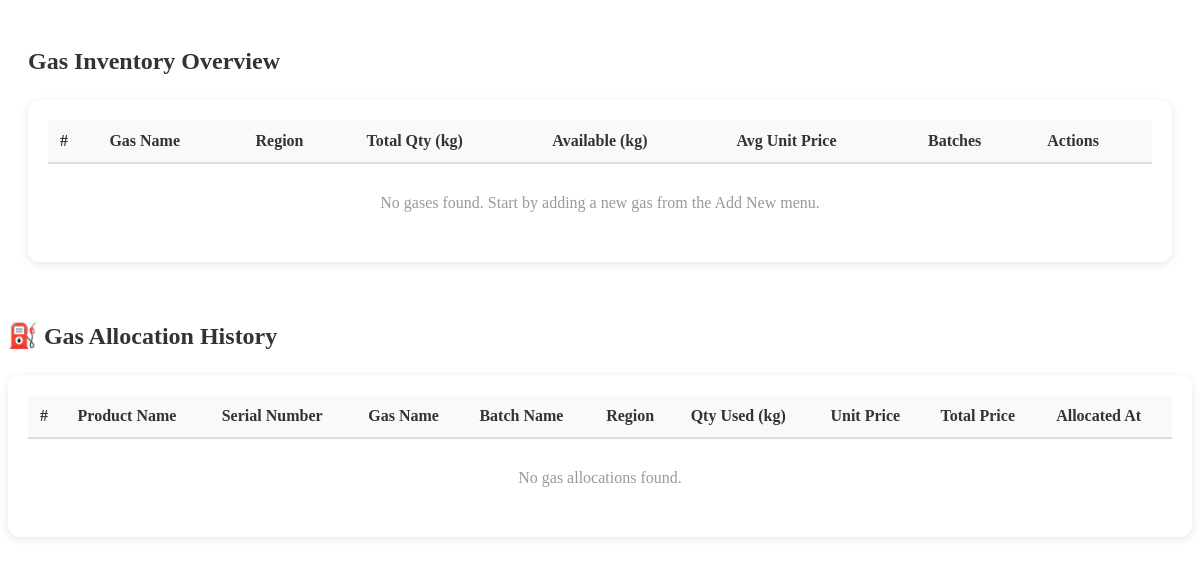
/content/gases.php, run on an earlier commit of the app's database.
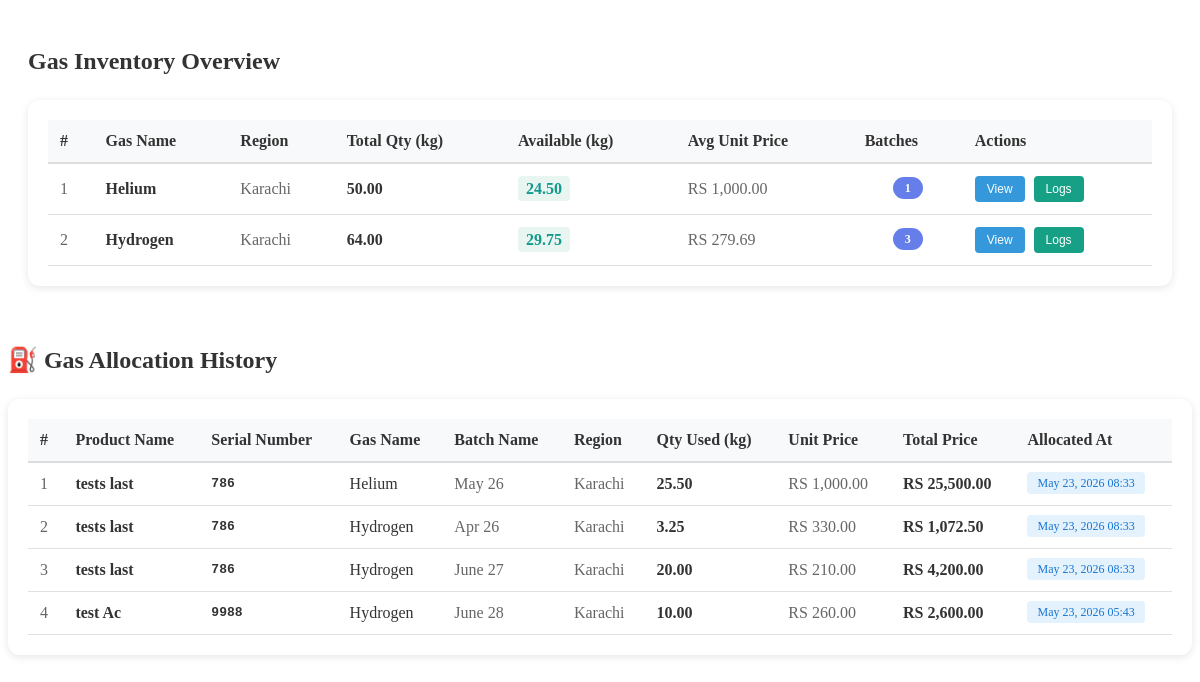
And on a later commit of the database.
### tables this page shows
CREATE TABLE `gas_master` (
  `gas_id` int(11) NOT NULL,
  `gas_name` varchar(255) NOT NULL,
  `batch_id` int(11) NOT NULL,
  `quantity` decimal(10,2) NOT NULL,
  `unit_price` decimal(10,2) NOT NULL,
  `total_price` decimal(10,2) GENERATED ALWAYS AS (`quantity` * `unit_price`) STORED,
  `createdAt` timestamp NOT NULL DEFAULT current_timestamp(),
  `updatedAt` timestamp NOT NULL DEFAULT current_timestamp() ON UPDATE current_timestamp()
);

CREATE TABLE `gas_logs` (
  `gas_log_id` int(11) NOT NULL,
  `product_id` int(11) NOT NULL,
  `serial_number` varchar(255) DEFAULT NULL,
  `gas_id` int(11) NOT NULL,
  `batch_id` int(11) NOT NULL,
  `quantity_used` decimal(10,2) NOT NULL,
  `unit_price` decimal(10,2) NOT NULL,
  `total_price` decimal(15,2) NOT NULL,
  `created_at` timestamp NOT NULL DEFAULT current_timestamp()
);

CREATE TABLE `products` (
  `productID` int(11) NOT NULL,
  `productName` varchar(255) NOT NULL,
  `categoryID` int(11) NOT NULL,
  `brandID` int(11) NOT NULL,
  `colorID` int(11) NOT NULL,
  `modelID` int(11) NOT NULL,
  `sizeID` int(11) NOT NULL,
  `quantity` int(11) NOT NULL DEFAULT 0,
  `available` int(11) NOT NULL,
  `cost` int(11) NOT NULL,
  `regionID` int(11) NOT NULL DEFAULT 1,
  `batchNumber` varchar(100) NOT NULL,
  `description` text DEFAULT NULL,
  `createdAt` datetime NOT NULL DEFAULT current_timestamp(),
  `updatedAt` datetime NOT NULL DEFAULT current_timestamp() ON UPDATE current_timestamp()
);

CREATE TABLE `gas_batch_details` (
  `batch_id` int(11) NOT NULL,
  `gas_id` int(11) DEFAULT NULL,
  `batchName` varchar(255) NOT NULL,
  `regionID` int(11) DEFAULT 4,
  `quantity` decimal(10,2) DEFAULT 0.00,
  `available` decimal(10,2) DEFAULT 0.00,
  `unit_price` decimal(10,2) DEFAULT 0.00,
  `total_price` decimal(10,2) DEFAULT 0.00,
  `createdAt` timestamp NOT NULL DEFAULT current_timestamp(),
  `updatedAt` timestamp NOT NULL DEFAULT current_timestamp() ON UPDATE current_timestamp()
);

CREATE TABLE `regions` (
  `regionID` int(11) NOT NULL,
  `regionName` varchar(255) NOT NULL,
  `createdAt` timestamp NOT NULL DEFAULT current_timestamp()
);

### content/gases.php (the view, shortened to what this page needs)
<?php
require __DIR__ . '/../db.php';
$gases = [];
$result = $conn->query("
    SELECT
        gm.gas_id,
        gm.gas_name,
        gm.quantity as total_quantity,
        gm.unit_price as avg_unit_price,
        COALESCE(SUM(gbd.available), 0) as total_available,
        COUNT(gbd.batch_id) as batch_count,
        (SELECT regionID FROM gas_batch_details WHERE gas_id = gm.gas_id LIMIT 1) as regionID,
        (SELECT r.regionName FROM gas_batch_details gbd2
         LEFT JOIN regions r ON gbd2.regionID = r.regionID
         WHERE gbd2.gas_id = gm.gas_id LIMIT 1) as regionName
    FROM gas_master gm
    LEFT JOIN gas_batch_details gbd ON gm.gas_id = gbd.gas_id
    GROUP BY gm.gas_id
    ORDER BY gm.gas_id DESC
");
if ($result) {
    $counter = 1;
    while ($row = $result->fetch_assoc()) {
        $row['serial'] = $counter++;
        $gases[] = $row;
    }
}
$gasLogs = [];
$logsResult = $conn->query("
    SELECT
        gl.gas_log_id,
        gl.product_id,
        gl.serial_number,
        p.productName as product_name,
        gm.gas_name,
        gbd.batchName,
        r.regionName,
        gl.quantity_used,
        gl.unit_price,
        gl.total_price,
        gl.created_at
    FROM gas_logs gl
    LEFT JOIN products p ON gl.product_id = p.productID
    LEFT JOIN models m ON p.modelID = m.modelID
    LEFT JOIN gas_master gm ON gl.gas_id = gm.gas_id
    LEFT JOIN gas_batch_details gbd ON gl.batch_id = gbd.batch_id
    LEFT JOIN regions r ON gbd.regionID = r.regionID
    ORDER BY gl.created_at DESC
");
if ($logsResult) {
    $counter = 1;
    while ($row = $logsResult->fetch_assoc()) {
        $row['serial'] = $counter++;
        $gasLogs[] = $row;
    }
}
?>
<div class="gases-section">
    <h2 style="margin-bottom: 25px; color: #333; font-size: 24px; font-weight: 600;">Gas Inventory Overview</h2>
    <div class="gases-table" style="background: white; padding: 20px; border-radius: 12px; box-shadow: 0 2px 8px rgba(0, 0, 0, 0.1);">
        <div class="table-responsive">
            <table class="table" style="width: 100%; border-collapse: collapse;">
                <thead>
                    <tr style="background: #f8f9fa; border-bottom: 2px solid #ddd;">
                        <th style="padding: 12px; text-align: left; font-weight: 600; color: #333;">#</th>
                        <th style="padding: 12px; text-align: left; font-weight: 600; color: #333;">Gas Name</th>
                        <th style="padding: 12px; text-align: left; font-weight: 600; color: #333;">Region</th>
                        <th style="padding: 12px; text-align: left; font-weight: 600; color: #333;">Total Qty (kg)</th>
                        <th style="padding: 12px; text-align: left; font-weight: 600; color: #333;">Available (kg)</th>
                        <th style="padding: 12px; text-align: left; font-weight: 600; color: #333;">Avg Unit Price</th>
                        <th style="padding: 12px; text-align: left; font-weight: 600; color: #333;">Batches</th>
                        <th style="padding: 12px; text-align: left; font-weight: 600; color: #333;">Actions</th>
                    </tr>
                </thead>
                <tbody>
                    <?php foreach ($gases as $gas): ?>
                    <tr style="border-bottom: 1px solid #e0e0e0; transition: background-color 0.2s ease;">
                        <td style="padding: 12px; color: #666;"><?php echo $gas['serial']; ?></td>
                        <td style="padding: 12px;"><strong style="color: #333;"><?php echo htmlspecialchars($gas['gas_name']); ?></strong></td>
                        <td style="padding: 12px; color: #666;"><?php echo htmlspecialchars($gas['regionName'] ?: 'N/A'); ?></td>
                        <td style="padding: 12px; color: #333; font-weight: 600;"><?php echo number_format($gas['total_quantity'], 2); ?></td>
                        <td style="padding: 12px;">
                            <span style="color: #11998e; font-weight: 600; background: #e8f5f0; padding: 4px 8px; border-radius: 4px;">
                                <?php echo number_format($gas['total_available'], 2); ?>
                            </span>
                        </td>
                        <td style="padding: 12px; color: #666;">RS <?php echo number_format($gas['avg_unit_price'], 2); ?></td>
                        <td style="padding: 12px; text-align: center;">
                            <span style="background: #667eea; color: white; padding: 4px 12px; border-radius: 12px; font-size: 12px; font-weight: 600;">
                                <?php echo $gas['batch_count']; ?>
                            </span>
                        </td>
                        <td style="padding: 12px;">
                            <button class="btn btn-sm btn-info" onclick="viewGasDetail(<?php echo htmlspecialchars(json_encode($gas)); ?>)" style="padding: 6px 12px; font-size: 12px; background: #3498db; color: white; border: none; border-radius: 4px; cursor: pointer; margin-right: 5px;">View</button>
                            <button class="btn btn-sm btn-logs" onclick="viewGasLogs(<?php echo $gas['gas_id']; ?>)" style="padding: 6px 12px; font-size: 12px; background: #16a085; color: white; border: none; border-radius: 4px; cursor: pointer;">Logs</button>
                        </td>
                    </tr>
                    <?php endforeach; ?>
                    <?php if (empty($gases)): ?>
                    <tr>
                        <td colspan="8" style="text-align: center; padding: 30px; color: #999;">No gases found. Start by adding a new gas from the Add New menu.</td>
                    </tr>
                    <?php endif; ?>
                </tbody>
            </table>
        </div>
    </div>
</div>
<div class="gas-logs-section" style="margin-top: 40px;">
    <h2 style="margin-bottom: 25px; color: #333; font-size: 24px; font-weight: 600;">⛽ Gas Allocation History</h2>
    <div class="gas-logs-table" style="background: white; padding: 20px; border-radius: 12px; box-shadow: 0 2px 8px rgba(0, 0, 0, 0.1);">
        <div class="table-responsive">
            <table class="table" style="width: 100%; border-collapse: collapse;">
                <thead>
                    <tr style="background: #f8f9fa; border-bottom: 2px solid #ddd;">
                        <th style="padding: 12px; text-align: left; font-weight: 600; color: #333;">#</th>
                        <th style="padding: 12px; text-align: left; font-weight: 600; color: #333;">Product Name</th>
                        <th style="padding: 12px; text-align: left; font-weight: 600; color: #333;">Serial Number</th>
                        <th style="padding: 12px; text-align: left; font-weight: 600; color: #333;">Gas Name</th>
                        <th style="padding: 12px; text-align: left; font-weight: 600; color: #333;">Batch Name</th>
                        <th style="padding: 12px; text-align: left; font-weight: 600; color: #333;">Region</th>
                        <th style="padding: 12px; text-align: left; font-weight: 600; color: #333;">Qty Used (kg)</th>
                        <th style="padding: 12px; text-align: left; font-weight: 600; color: #333;">Unit Price</th>
                        <th style="padding: 12px; text-align: left; font-weight: 600; color: #333;">Total Price</th>
                        <th style="padding: 12px; text-align: left; font-weight: 600; color: #333;">Allocated At</th>
                    </tr>
                </thead>
                <tbody>
                    <?php foreach ($gasLogs as $log): ?>
                    <tr style="border-bottom: 1px solid #e0e0e0; transition: background-color 0.2s ease;">
                        <td style="padding: 12px; color: #666;"><?php echo $log['serial']; ?></td>
                        <td style="padding: 12px;"><strong style="color: #333;"><?php echo htmlspecialchars($log['product_name'] ?: 'N/A'); ?></strong></td>
                        <td style="padding: 12px;"><strong style="color: #333; font-family: monospace;"><?php echo htmlspecialchars($log['serial_number']); ?></strong></td>
                        <td style="padding: 12px; color: #333;"><?php echo htmlspecialchars($log['gas_name']); ?></td>
                        <td style="padding: 12px; color: #666;"><?php echo htmlspecialchars($log['batchName'] ?: 'N/A'); ?></td>
                        <td style="padding: 12px; color: #666;"><?php echo htmlspecialchars($log['regionName'] ?: 'N/A'); ?></td>
                        <td style="padding: 12px; color: #333; font-weight: 600;"><?php echo number_format($log['quantity_used'], 2); ?></td>
                        <td style="padding: 12px; color: #666;">RS <?php echo number_format($log['unit_price'], 2); ?></td>
                        <td style="padding: 12px; color: #333; font-weight: 600;">RS <?php echo number_format($log['total_price'], 2); ?></td>
                        <td style="padding: 12px; color: #666; font-size: 12px;">
                            <span style="background: #e3f2fd; color: #1976d2; padding: 4px 10px; border-radius: 4px;">
                                <?php echo date('M d, Y H:i', strtotime($log['created_at'])); ?>
                            </span>
                        </td>
                    </tr>
                    <?php endforeach; ?>
                    <?php if (empty($gasLogs)): ?>
                    <tr>
                        <td colspan="10" style="text-align: center; padding: 30px; color: #999;">No gas allocations found.</td>
                    </tr>
                    <?php endif; ?>
                </tbody>
            </table>
        </div>
    </div>
</div>

### content/gases.php (style rules this page uses)
.gases-section { padding: 20px; }
.table { width: 100%; border-collapse: collapse; }
.btn-sm { padding: 6px 12px; font-size: 12px; border: none; border-radius: 4px; cursor: pointer; transition: all 0.3s ease; }

What changed in the data, as far as the page shows it:
added gas_master: serial "1", gas_name "Helium", regionName "Karachi", quantity "50.00", total_available "24.50", unit_price "1,000.00", batch_count "1"
added gas_master: gas_id "2", gas_name "Hydrogen", regionName "Karachi", quantity "64.00", total_available "29.75", unit_price "279.69", batch_count "3"
added gas_logs: serial "1", product.productName "tests last", serial_number "786", gas.gas_name "Helium", batch.batchName "May 26", regions.regionName "Karachi", quantity_used "25.50", unit_price "1,000.00", total_price "25,500.00", created_at "May 23, 2026 08:33"
added gas_logs: serial "2", product.productName "tests last", serial_number "786", gas.gas_name "Hydrogen", batch.batchName "Apr 26", regions.regionName "Karachi", quantity_used "3.25", unit_price "330.00", total_price "1,072.50", created_at "May 23, 2026 08:33"
added gas_logs: serial "3", product.productName "tests last", serial_number "786", gas.gas_name "Hydrogen", batch.batchName "June 27", regions.regionName "Karachi", quantity_used "20.00", unit_price "210.00", total_price "4,200.00", created_at "May 23, 2026 08:33"
added gas_logs: serial "4", product.productName "test Ac", serial_number "9988", gas.gas_name "Hydrogen", batch.batchName "June 28", regions.regionName "Karachi", quantity_used "10.00", unit_price "260.00", total_price "2,600.00", created_at "May 23, 2026 05:43"
Also different on the page:
text no longer shown: "No gases found. Start by adding a new gas from the Add New menu. No gas allocations found."
